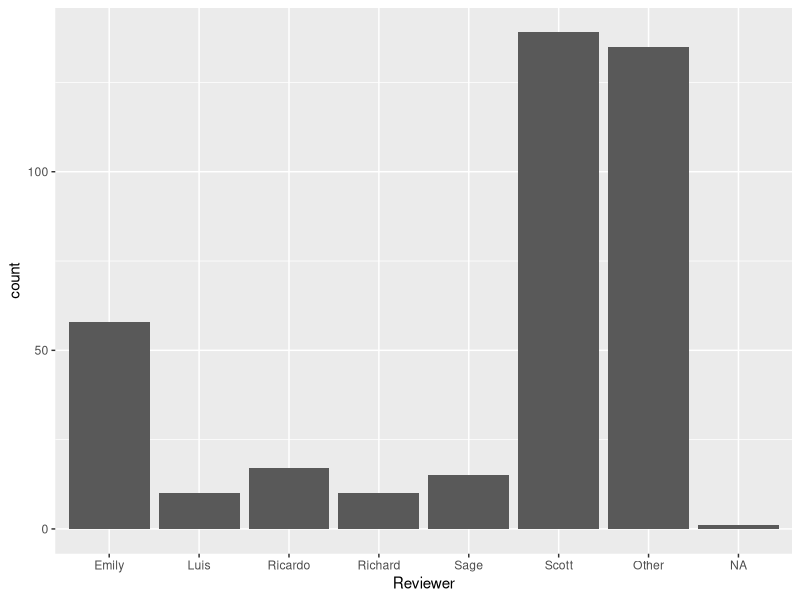
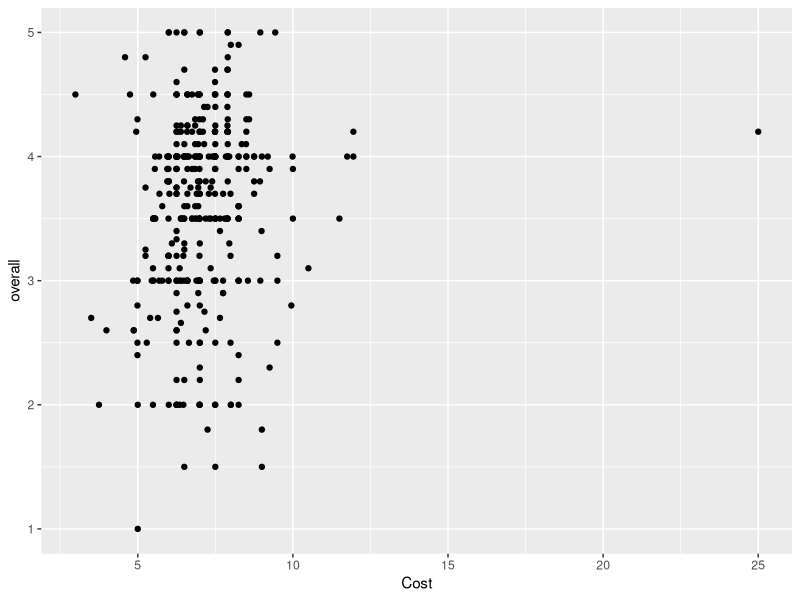

Here is the R script that generated these plots, in order:
## ---- chunk 1
knitr::opts_chunk$set(echo=FALSE)
## ---- chunk 2
library(tidyverse)
## ---- chunk 3
burritos <- read_csv("../data/burritos_01022018.csv")
## ---- chunk 4
glimpse(burritos)
## ---- chunk 5
burritos %>%
  mutate(Reviewer = fct_lump(Reviewer, n = 5)) %>%
  ggplot(mapping = aes(x = Reviewer)) +
    geom_bar()
## ---- chunk 6
ggplot(data = burritos, mapping = aes(x = Cost, y = overall)) +
  geom_point()
